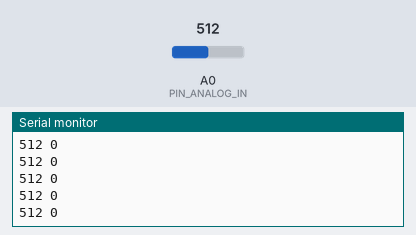
Simulated run of this sketch. Board: Arduino Uno, built with avr-gcc and run on an emulated ATmega328P. On the bench: the last lines printed to the serial monitor. The test bench sets the inputs (shaded band); at power-on: A0 (PIN_ANALOG_IN) = 512.

Above: at 1.2 s.
1.3 s: A0 (PIN_ANALOG_IN) set to 716
At 2.1 s:
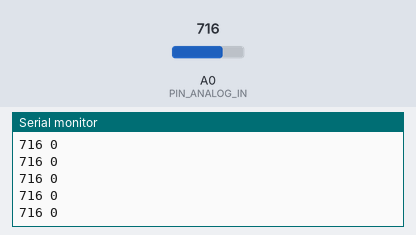
2.8 s: A0 (PIN_ANALOG_IN) set to 900
At 3.9 s:
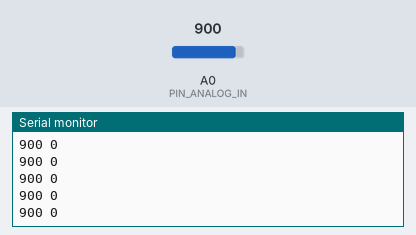
Timing chart, 0 to 5.8 s (numbered marks = the images above; inputs shaded):
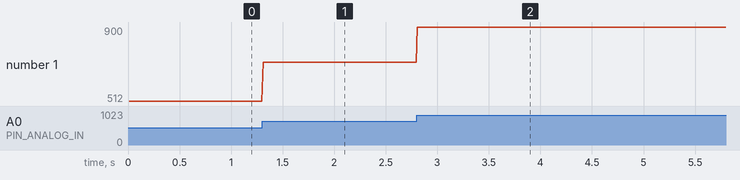

Measured:
- after the input at 1.3 s, the serial monitor: prints a new line at once (image 1)
- after the input at 2.8 s, the serial monitor: prints a new line at once (image 2)
- plotted number 1: 512 → 716 after the input at 1.3 s, 716 → 900 after the input at 2.8 s

The sketch:

gunshot_example_1a.ino
```cpp
#include <SD.h>

/******************************************************************************
  gunshot_serial.ino
  Gunshot detector serial debugger
  mzec @ BIOM
  2018-03-19
    code available at:
    https://github.com/udruga-biom/gunshot
  based on:
    https://github.com/sparkfun/Sound_Detector
    https://www.arduino.cc/en/tutorial/smoothing
 ******************************************************************************/

// define input pin
#define PIN_ANALOG_IN A0

// ---------------------------------------------------------------------
// FEEL FREE TO CHANGE AND PLAY AROUND WITH THE FOLLOWING PARAMETERS:
// ---------------------------------------------------------------------

// delay between readings in milliseconds
// smaller number - more readings, more sensitivity
const int numDelay = 10;

// sensitivity of detector (RED line in the serial plotter)
const int threshold = 5;
// delay after sound detection (RED line in the serial plotter)
// how many milliseconds after a trigger should the readings be ignored?
const int eventDuration = 10;

// ---------------------------------------------------------------------

int readIndex = 0;
int current = 0;
int previous = 0;
unsigned long event = 0;

void setup()
{
  Serial.begin(9600);

  // Display status
  Serial.println("Initialized");
}

void loop()
{
  int value;
  String valueString;
  int trigger = 0;

  previous = current;
  // read the envelope input
  current = analogRead(PIN_ANALOG_IN);

  if (current - previous > threshold) {
    if (millis() - event > eventDuration) {
      event = millis();
      trigger = -50;
    }
  }
  // Serial.print(average);
  // Serial.print(" ");
  Serial.print(current);
  Serial.print(" ");
  Serial.println(trigger);

  // pause
  delay(numDelay);
}
```
